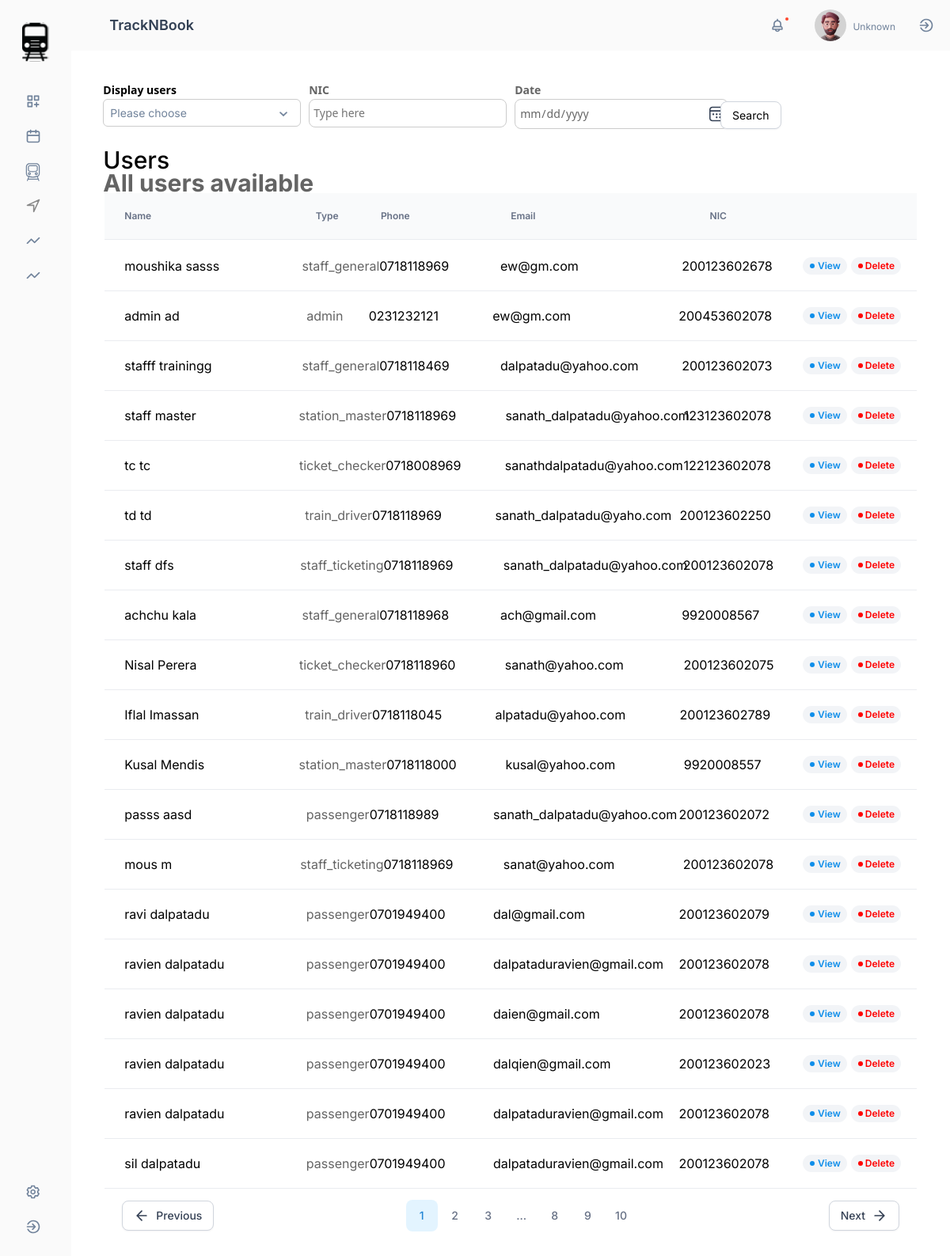
Screenshot of /public/admin/getusers (signed in) with the database file from the repository.
### tables this page shows
CREATE TABLE `tbl_user` (
  `user_id` int(11) NOT NULL,
  `user_title` varchar(10) NOT NULL,
  `user_first_name` varchar(50) NOT NULL,
  `user_last_name` varchar(50) NOT NULL,
  `user_phone_number` varchar(13) NOT NULL,
  `user_type` varchar(20) NOT NULL,
  `user_gender` varchar(10) NOT NULL,
  `user_email` varchar(50) NOT NULL,
  `user_nic` bigint(20) NOT NULL
);

### private/controllers/Admin.php (called while the page is built, shortened)
<?php
class Admin extends Controller
{
    function getUsers(){
        $user = new Users();
        $data = array();
        $data['users'] = $user->findAll();
        $this->view('display.users.admin', $data);
    }
}

### private/core/app.php (called while the page is built, shortened)
<?php
class App
{
    protected $method = 'index';
    public function __construct()
    {
        $URL = $this->getURL();
        if (file_exists("../private/controllers/" . $URL[0] . ".php" )) {
            unset( $URL[0]);
        }
        $this->controller = new $this->controller();
        if (isset($URL[1]) && method_exists($this->controller, $URL[1]))
        {
            $this->method = ucfirst($URL[1]);
            unset( $URL[1]);
        }
        $URL = array_values($URL);
        $this->params = $URL;
        call_user_func_array(array($this->controller,$this->method), $this->params);
    }
    private function getURL()
    {
        $url = isset($_GET['url']) ? $_GET['url'] : "home";
        return explode("/",  filter_var(trim($url, "/"), FILTER_SANITIZE_URL));
    }
}
?>

### public/index.php (called while the page is built, shortened)
<?php
$app = new App;
?>

### private/core/database.php (called while the page is built, shortened)
<?php
class Database
{
    protected function connect()
    {
        $string = DBDRIVER . ":host=" . DBHOST . ";dbname=" . DBNAME;
        if (!$con = new PDO($string, DBUSER, DBPASS)) {
            die("database connection faild");
        }
        return $con;
    }
    public function query($query, $data = array(), $data_type = "object")
    {
        try{
            $con = $this->connect();
            $stm = $con->prepare($query);
            if ($stm) {
                $check = $stm->execute($data);
                if ($check) {
                    if ($data_type == "object") {
                        $data = $stm->fetchAll(PDO::FETCH_OBJ);
                    } else {
                        $data = $stm->fetchAll(PDO::FETCH_ASSOC);
                    }
                    if (is_array($data) && count($data) > 0) {
                        return $data;
                    }
                }
            }
        } catch(PDOException $e){
            echo $query;
            die($e->getMessage());
        }
        return false;
    }
}

### private/core/model.php (called while the page is built, shortened)
<?php
class Model extends Database
{
    public function findAll()
    {
        $query = "select * from $this->table ";
        $data = $this->query($query);
        return $data;
    }
}

### private/views/display.users.admin.view.php (the view, shortened to what this page needs)
<?php
if (isset($data['users']) && $data['users'] != 0) {
    $count =  count($data['users']);
} else {
    $count = 0;
}
?>
<body>
    <div class="column-left">
        <main>
            <div class="container">
                <div class="row ml-20 mr-20 mt-20">
                    <div class="col-12">
                        <form action="" method="post">
                            <div class="row mb-30 g-10">
                                <div class="col-3">
                                    <div class="text-inputs">
                                        <div class="input-text-label">Display users</div>
                                        <div class="width-fill">
                                        </div>
                                    </div>
                                </div>
                                <div class="col-3">
                                    <div class="text-inputs">
                                        <div class="input-text-label text lightgray-font">NIC</div>
                                        <div class="input-field">
                                            <div class="text">
                                                <input type="text" class="type-here" placeholder="Type here" name="reservation_passenger_nic">
                                            </div>
                                        </div>
                                    </div>
                                </div>
                                <div class="col-3">
                                    <div class="text-inputs date">
                                        <div class="input-text-label text lightgray-font">Date</div>
                                        <div class="input-field">
                                            <div class="text">
                                                <input type="date" class="type-here" placeholder="Type here" name="reservation_date">
                                            </div>
                                        </div>
                                    </div>
                                </div>
                                <div class="col-3 d-flex align-self-end">
                                    <button class="button">
                                        <div class="button-base">
                                            <input type="submit" value="Search" name="submit">
                                        </div>
                                    </button>
                                </div>
                            </div>
                        </form>
                    </div>
                    <div class="row">
                        <div class="col-12">
                            <div class="trains-available mb-10">
                                <h2>Users</h2>
                            </div>
                            <div class="row">
                                <div class="col-12">
                                    <div class="trains-available">
                                        <h3>All users available</h3>
                                    </div>
                                    <table class="">
                                        <thead>
                                            <tr class="row p-20">
                                                <th class="col-3 d-flex align-items-center">
                                                    Name
                                                </th>
                                                <th class="col-1">Type</th>
                                                <th class="col-2">Phone</th>
                                                <th class="col-3">Email</th>
                                                <th class="col-2 d-flex align-items-center">
                                                    NIC
                                                </th>
                                                <th class="col-1"></th>
                                            </tr>
                                        </thead>
                                        <tbody>
                                            <?php for ($user = 0; $user < $count; $user++) : ?>
                                                <tr class="row p-20">
                                                    <td class="col-3 d-flex align-items-center">
                                                        <?= $data['users'][$user]->user_first_name . " " . $data['users'][$user]->user_last_name ?>
                                                    </td>
                                                    <td class="col-1 d-flex align-items-center lightgray-font "><?= $data['users'][$user]->user_type ?></td>
                                                    <td class="col-2 d-flex align-items-center"><?= $data['users'][$user]->user_phone_number ?></td>
                                                    <td class="col-3 d-flex align-items-center"><?= $data['users'][$user]->user_email ?></td>
                                                    <td class="col-2 d-flex align-items-center">
                                                        <div class="d-flex .flex-row g-5 mr-5">
                                                            <?= $data['users'][$user]->user_nic ?>
                                                        </div>
                                                    </td>
                                                    <td class="col-1 d-flex align-items-center g-5">
                                                        <a class="blue" href="<?= ROOT ?>admin/updateUser/<?= $data['users'][$user]->user_id ?>">
                                                            <div class="badge-base bg-Selected-Blue">
                                                                <div class="dot">
                                                                    <div class="dot4"></div>
                                                                </div>
                                                                <div class="text blue">View</div>
                                                            </div>
                                                        </a>
                                                        <div class="badge-base bg-Selected-red" onclick="alert('Are you sure you want to delete record')">
                                                            <a class="blue d-flex flex-row g-2 align-items-center" href="<?= ROOT ?>admin/deleteUser/<?= $data['users'][$user]->user_id ?>">
                                                                <div class="dot">
                                                                    <div class="dot4  bg-Banner-red"></div>
                                                                </div>
                                                                <div class="text red">Delete</div>
                                                            </a>
                                                        </div>
                                                    </td>
                                                </tr>
                                            <?php endfor; ?>
                                        </tbody>
                                    </table>
                                    <div class="pagination">
                                        <button class="button">
                                            <div class="button-base">
                                                <svg class="arrow-left" width="20" height="20" viewBox="0 0 20 20" fill="none" xmlns="http://www.w3.org/2000/svg">
                                                    <path d="M15.8334 9.99935H4.16675M4.16675 9.99935L10.0001 15.8327M4.16675 9.99935L10.0001 4.16602" stroke="#344054" stroke-width="1.67" stroke-linecap="round" stroke-linejoin="round" />
                                                </svg>
                                                <div class="text">Previous</div>
                                            </div>
                                        </button>
                                        <div class="pagination-numbers">
                                            <div class="pagination-number-base-active">
                                                <div class="content">
                                                    <div class="number">1</div>
                                                </div>
                                            </div>
                                            <div class="pagination-number-base">
                                                <div class="content">
                                                    <div class="number2">2</div>
                                                </div>
                                            </div>
                                            <div class="pagination-number-base">
                                                <div class="content">
                                                    <div class="number2">3</div>
                                                </div>
                                            </div>
                                            <div class="pagination-number-base">
                                                <div class="content">
                                                    <div class="number2">...</div>
                                                </div>
                                            </div>
                                            <div class="pagination-number-base">
                                                <div class="content">
                                                    <div class="number2">8</div>
                                                </div>
                                            </div>
                                            <div class="pagination-number-base">
                                                <div class="content">
                                                    <div class="number2">9</div>
                                                </div>
                                            </div>
                                            <div class="pagination-number-base">
                                                <div class="content">
                                                    <div class="number2">10</div>
                                                </div>
                                            </div>
                                        </div>
                                        <button class="button">
                                            <div class="button-base">
                                                <div class="text">Next</div>
                                                <svg class="arrow-right" width="20" height="20" viewBox="0 0 20 20" fill="none" xmlns="http://www.w3.org/2000/svg">
                                                    <path d="M4.16675 9.99935H15.8334M15.8334 9.99935L10.0001 4.16602M15.8334 9.99935L10.0001 15.8327" stroke="#344054" stroke-width="1.67" stroke-linecap="round" stroke-linejoin="round" />
                                                </svg>
                                            </div>
                                        </button>
                                    </div>
                                </div>
                            </div>
                        </div>
                    </div>
                </div>
        </main>
    </div>
</body>
</html>

### rows the page displays
tbl_user: user_first_name "moushika", user_last_name "sasss", user_type "staff_general", user_phone_number "0718118969", user_email "ew@gm.com", user_nic "200123602678"
tbl_user: user_first_name "admin", user_last_name "ad", user_type "admin", user_phone_number "0231232121", user_email "ew@gm.com", user_nic "200453602078"
tbl_user: user_first_name "stafff", user_last_name "trainingg", user_type "staff_general", user_phone_number "0718118469", user_email "dalpatadu@yahoo.com", user_nic "200123602073"
tbl_user: user_first_name "staff", user_last_name "master", user_type "station_master", user_phone_number "0718118969", user_email "sanath_dalpatadu@yahoo.com", user_nic "123123602078"
tbl_user: user_first_name "tc", user_last_name "tc", user_type "ticket_checker", user_phone_number "0718008969", user_email "sanathdalpatadu@yahoo.com", user_nic "122123602078"
tbl_user: user_first_name "td", user_last_name "td", user_type "train_driver", user_phone_number "0718118969", user_email "sanath_dalpatadu@yaho.com", user_nic "200123602250"
tbl_user: user_first_name "staff", user_last_name "dfs", user_type "staff_ticketing", user_phone_number "0718118969", user_email "sanath_dalpatadu@yahoo.com", user_nic "200123602078"
tbl_user: user_first_name "achchu", user_last_name "kala", user_type "staff_general", user_phone_number "0718118968", user_email "ach@gmail.com", user_nic "9920008567"
tbl_user: user_first_name "Nisal", user_last_name "Perera", user_type "ticket_checker", user_phone_number "0718118960", user_email "sanath@yahoo.com", user_nic "200123602075"
tbl_user: user_first_name "Iflal", user_last_name "Imassan", user_type "train_driver", user_phone_number "0718118045", user_email "alpatadu@yahoo.com", user_nic "200123602789"
tbl_user: user_first_name "Kusal", user_last_name "Mendis", user_type "station_master", user_phone_number "0718118000", user_email "kusal@yahoo.com", user_nic "9920008557"
tbl_user: user_first_name "passs", user_last_name "aasd", user_type "passenger", user_phone_number "0718118989", user_email "sanath_dalpatadu@yahoo.com", user_nic "200123602072"
tbl_user: user_first_name "mous", user_last_name "m", user_type "staff_ticketing", user_phone_number "0718118969", user_email "sanat@yahoo.com", user_nic "200123602078"
tbl_user: user_first_name "ravi", user_last_name "dalpatadu", user_type "passenger", user_phone_number "0701949400", user_email "dal@gmail.com", user_nic "200123602079"
tbl_user: user_first_name "ravien", user_last_name "dalpatadu", user_type "passenger", user_phone_number "0701949400", user_email "dalpataduravien@gmail.com", user_nic "200123602078"
tbl_user: user_first_name "ravien", user_last_name "dalpatadu", user_type "passenger", user_phone_number "0701949400", user_email "daien@gmail.com", user_nic "200123602078"
tbl_user: user_first_name "ravien", user_last_name "dalpatadu", user_type "passenger", user_phone_number "0701949400", user_email "dalqien@gmail.com", user_nic "200123602023"
tbl_user: user_first_name "ravien", user_last_name "dalpatadu", user_type "passenger", user_phone_number "0701949400", user_email "dalpataduravien@gmail.com", user_nic "200123602078"
tbl_user: user_first_name "sil", user_last_name "dalpatadu", user_type "passenger", user_phone_number "0701949400", user_email "dalpataduravien@gmail.com", user_nic "200123602078"

### other values shown
Auth::getUser_type() "Unknown"
